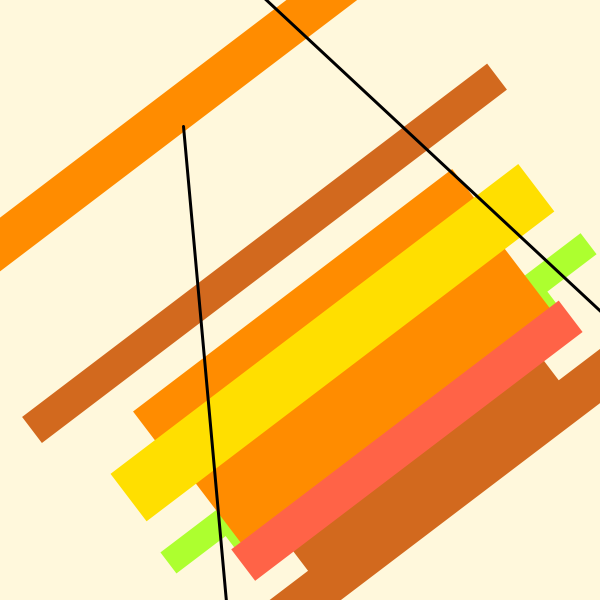
Frame 1 (no input)
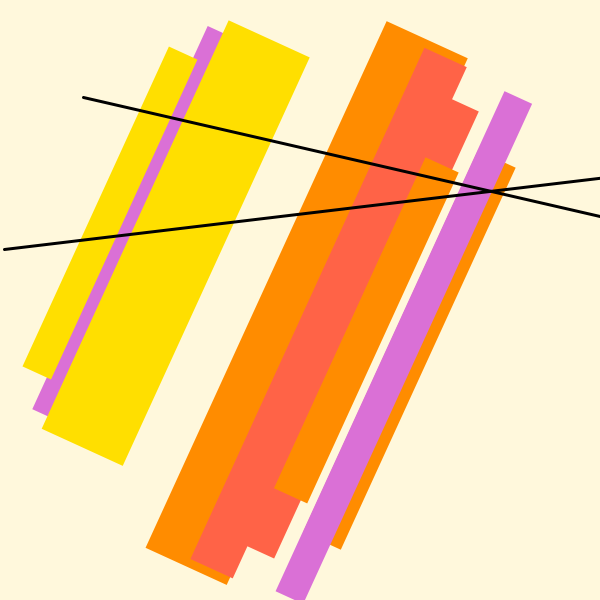
Frame 2 (the mouse pressed at the canvas centre, redrawn once)

The Processing sketch that drew these frames (run headless with seeded random() and noise(); the mouse was pressed at the canvas centre and the sketch redrawn once):

// Processing sketch: genuary11
// ── genuary11.pde
// #genuary2023
// #genuary11

// JAN. 11: Suprematism
// Code by: khanhf-ng820

int rectNum = 10;
int lineNum = 2;

color[] colors = {
                   color(173,255,47),
                   color(176,196,222),
                   color(255,140,0),
                   color(210,105,30),
                   color(188,143,143),
                   color(255,99,71),
                   color(218,112,214),
                   color(255,223,0)
                 };

void setup() {
  size(600, 600);
  rectMode(CENTER);
}

void draw() {
  background(255,248,220);
  translate(width/2, height/2);
  rotate(random(TWO_PI));
  
  noStroke();
  translate(-width/2, -height/2);
  for (int i = 0; i < rectNum; i++) {
    fill(colors[floor(random(colors.length))]);
    rect(random(50, width-50), height/2, random(25, 100), random(height/2, height));
  }
  
  stroke(0);
  strokeWeight(3);
  for (int i = 0; i < lineNum; i++) {
    line(random(100), random(height), random(500, width), random(height));
  }
  noLoop();
}
